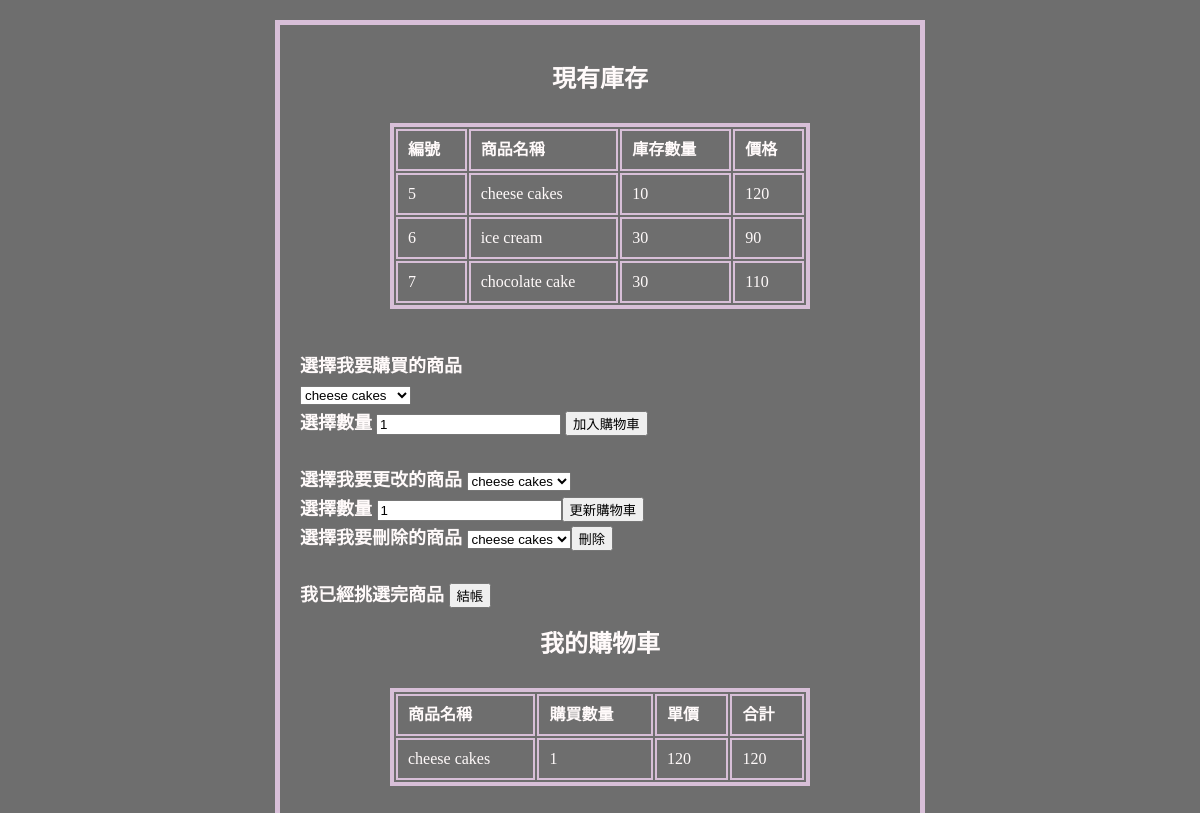
The app's page /project_cart/client.php with its own data.
### tables this page shows
CREATE TABLE `list2` (
  `id` int(11) NOT NULL,
  `name` varchar(30) NOT NULL,
  `number` int(11) NOT NULL,
  `price` int(11) NOT NULL,
  `orders` int(30) NOT NULL
);

CREATE TABLE `list1` (
  `pId` int(11) NOT NULL,
  `pName` varchar(50) NOT NULL,
  `pNum` int(11) NOT NULL,
  `pPrice` int(11) NOT NULL
);

### project_cart/client.php (the view, shortened to what this page needs)
<!DOCTYPE html>
<html>
<head>
</head>
<body>
<h2 align="center">現有庫存</h2>
<table class="dataTable">
<?php
    include "conndb.php";
    $sql3 = "SELECT * FROM `list2`";
    $result3=mysqli_query($db_link,$sql3);
    if (mysqli_num_rows($result3)>0) {
        while ($row=mysqli_fetch_assoc($result3)) {
            $datas[]=$row;
        }
		echo "<tr><td><b>編號</b></td><td><b>商品名稱</b></td><td><b>庫存數量</b></td><td><b>價格</b></td></tr>";
        foreach ($datas as $key => $row) {
		    echo "<tr><td>".$row["id"]."</td><td>".$row["name"]."</td><td>".$row["number"]."</td><td>".$row["price"]."</td></tr>";
        }
    }
?>
</table></br>
<font size="4"><b>選擇我要購買的商品</b></font>
<form action="addcart.php" method="POST" >
<select id='choose' name="choose">
<?php
    include "conndb.php";
    $sql3 = "SELECT * FROM `list2`";
    $result3=mysqli_query($db_link,$sql3);
    if (mysqli_num_rows($result3)>0) {
        while ($row=mysqli_fetch_assoc($result3)) {
            $data[]=$row;
        }
        foreach ($data as $key => $row) {
		    echo "<option>".$row["name"]."</option>";
        }
    }
?>
</select></br>
<font size="4"><b>選擇數量</b></font>
<input type="number" id="num" min="1" name="num" step="1" value="1" onkeyup="check(this)" >
<input type='submit' name="add" value='加入購物車' /></br></form>
<table><tr><td><b>商品名稱</b></td><td><b>購買數量</b></td><td><b>單價</b></td><td><b>合計</b></td></tr>
<?php
    include "conndb.php";
    $sql2 = "SELECT * FROM `list1`";
    $result2=mysqli_query($db_link,$sql2);
    if (mysqli_num_rows($result2)>0) {
        while ($row=mysqli_fetch_assoc($result2)) {
            $data2[]=$row;
        }
        foreach ($data2 as $key => $row) {
		    echo "<tr><td>".$row["pName"]."</td><td>".$row["pNum"]."</td><td>".$row["pPrice"]."</td><td>".$row["pPrice"]*$row["pNum"]."</td></tr>";
        }
	}
?>
<font size="4"><b>選擇我要更改的商品 </b></font>
<form action="updatecart.php" method="POST" ><select id='change' name="change">
<?php
function updatecart() {
    include "conndb.php";
    $sql4 = "SELECT * FROM `list1`";
    $result4=mysqli_query($db_link,$sql4);
    if (mysqli_num_rows($result4)>0) {
        while ($row=mysqli_fetch_assoc($result4)) {
            $data4[]=$row;
        }
        foreach ($data4 as $key => $row) {
		    echo "<option>".$row["pName"]."</option>";
        }
    }
}
echo updatecart();
?>
</select></br>
<font size="4"><b>選擇數量 </b></font>
<input type="number" id="num2" min="1" name="num2" step="1" value="1" onkeyup="check(this)" >
<input type='submit' name="update" value='更新購物車' /></br></form>
<font size="4"><b>選擇我要刪除的商品 </b></font>
<form action="deletecart.php" method="POST" ><select id='delete' name="delete">
<?php
echo updatecart();
?>
</select>
<input type='submit' name="del" value='刪除' /></br></form>
<form action="pay.php" method="POST">
<font size="4"><b>我已經挑選完商品 </b></font>
<input type='submit' name="pay" value='結帳' /></br></form>
<h2 align="center">我的購物車</h2>
</body>
</html>

### project_cart/client.php (style rules this page uses)
body { background-color:#6E6E6E; width: 600px; margin:10px auto; padding: 20px; margin-top:20px; border: 5px solid Thistle; width: 600px; line-height: 28px; color:snow; font-family:標楷體; }
table { margin: 15px auto; border: 4px solid Thistle; width:420px;margin-top:30px; }
td { text-align:left; padding:5px 10px;border:2px solid Thistle; }

### records on screen
list2: id "5", name "cheese cakes", number "10", price "120"
list2: id "6", name "ice cream", number "30", price "90"
list2: id "7", name "chocolate cake", number "30", price "110"
list1: pName "cheese cakes", pNum "1", pPrice "120", $row['pPrice']*$row['pNum'] "120"

### other values on screen
form field choose "cheese cakes"
form field change "cheese cakes"
form field delete "cheese cakes"
